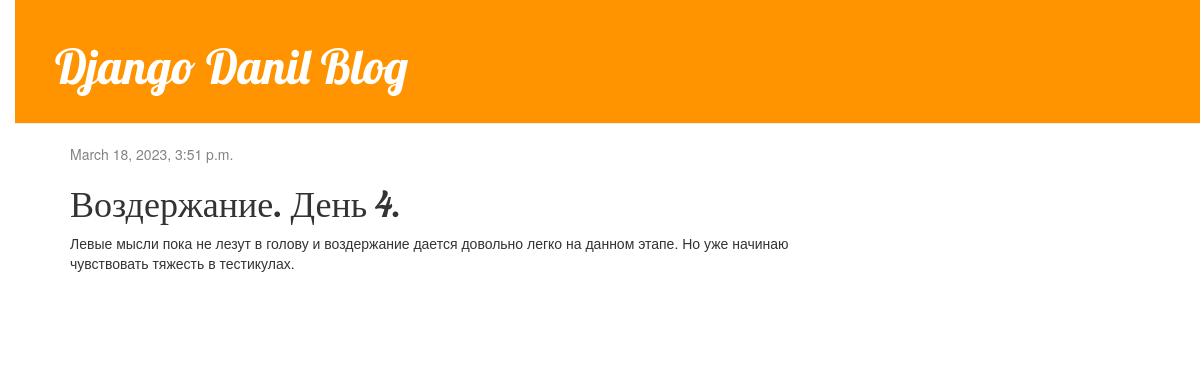
The page /post/8/ on the database its author committed.
### blog/models.py (models this page shows, shortened)
class Post(models.Model):
    author = models.ForeignKey(settings.AUTH_USER_MODEL, on_delete=models.CASCADE)
    title = models.CharField(max_length=200)
    text = models.TextField()
    created_date = models.DateTimeField(default=timezone.now)
    published_date = models.DateTimeField(null=True, blank=True)

### blog/views.py (the view)
# urls.py: path('post/<int:pk>/', views.post_detail, name='post_detail'),
def post_detail(request, pk):
    post = get_object_or_404(Post, pk=pk)
    return render(request, 'blog/post_detail.html', {'post': post})

### blog/templates/blog/post_detail.html (shortened to what this page needs)
{% extends 'blog/base.html' %}
{% block content %}
    <div class="post">
        {% if post.published_date %}
            <div class="date">
                {{ post.published_date }}
            </div>
        {% endif %}
        <h1>{{ post.title }}</h1>
        <p>{{ post.text|linebreaksbr }}</p>
    </div>
{% endblock %}

### blog/static/css/blog.css (style rules this page uses)
body { padding-left: 15px; }
h1, h2, h3, h4 { font-family: 'Lobster', cursive; }
.date { color: #828282; }
.post { margin-bottom: 70px; }

### rows shown on the page
Post: published_date "March 18, 2023, 3:51 p.m.", title "Воздержание. День 4.", text "Левые мысли пока не лезут в голову и воздержание дается довольно легко на данном этапе. Но уже начинаю чувствовать тяжесть в тестикулах."
